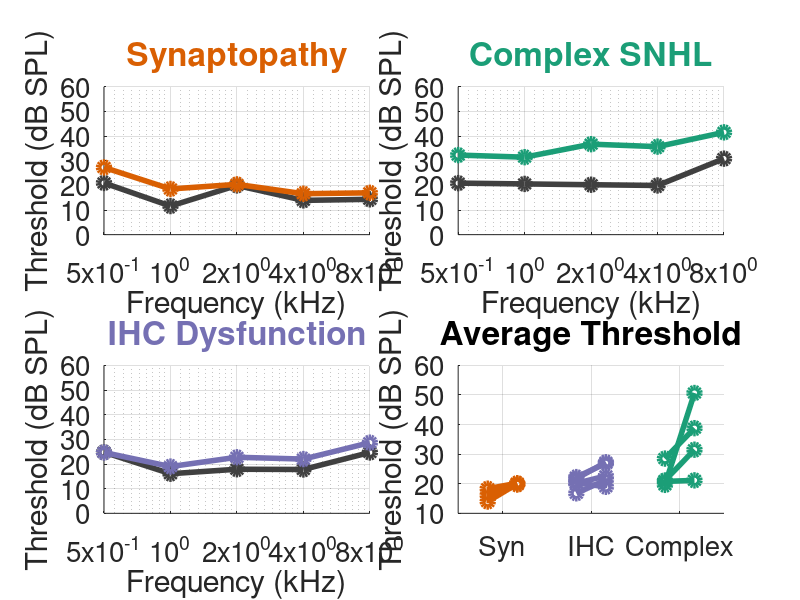

Here is the MATLAB script that generated this plot:
clear; 
chins = {'Q412', 'Q424', 'Q426', 'Q430', 'Q431', 'Q427', 'Q428', 'Q421', 'Q425', 'Q443', 'Q422', 'Q440', 'Q441'};
group = {'TTS', 'TTS', 'TTS', 'CA', 'CA', 'PTS', 'PTS', 'CA', 'CA', 'PTS', 'PTS', 'CA', 'CA'};

freq = [.5, 1, 2, 4, 8]; 

TTS_pre = [27, 13.7 18.7 14.6 6.8; 
    23.1, 13.6, 29.4, 11.1, 14.4;
    12.8, 7.5, 11.8, 16, 21.8; 
    ]; 
TTS_post = [22 13.1 22.1 20 21.4; 
    40.8, 31.2, 15.6, 6.3, 7.0; 
    19 11.3 23.5 23.5 22.5; 
    ]; 

PTS_pre = [19.5 18.1 19 18.3 29; 
    9.5 13.6 16.8 16 42.2; 
    24.5 19 15.9 19.9 26.2; 
    30.1 31.6 29.3 25.6 25.9]; 
PTS_post = [21.6, 20.6 18 21.1 24.4; %q422
    35 49.7 64 52.6 52; 
    28.4, 23.9, 25.1, 30.4, 49.7; 
    44.1 31.5 39.7 38.7 39.9]; 

CA_pre = [26.4, 17.1 21.5 21 22.6; 
    21.1 19.3 18.8 20.4 22; 
    30.5, 13 7.3 18.9 14.1; 
    21.6 18 21.7 14.7 35.2; 
    24.3 12.9 20.1 13.9 29.5]; 

CA_post = [27.7 22.8 24.6 32 29.2; 
    23.4, 11.4, 20.6, 20.3, 19.1; 
    31, 19.6, 22.2 15.5 18.2; 
    19.9, 20.8 19.4 29.3 45; 
    21.4 20.2 26.9 12.9 31.8]; 

tts_count = size(TTS_pre, 1); ca_count = size(CA_pre, 1); pts_count = size(PTS_pre, 1); 

%% Plot Data

% blck = [0.25, 0.25, 0.25];
% rd = [216, 27, 96]./255; %TTS
% blu = [30, 136, 229]./255; %CA
% yel = [255, 193, 7]./255; %PTS
% gre = [115, 177, 117]./255; %GE
% 
% i_blck = [0.75, 0.75, 0.75];
% i_rd = [216, 27, 96, 75]./255; %TTS
% i_blu = [30, 136, 229, 75]./255; %CA
% i_yel = [255, 193, 7, 75]./255; %PTS
% i_gre = [115, 177, 117, 57]./255; %GE

blck = [0.25, 0.25, 0.25];
rd = [217, 95, 2]./255; %TTS
blu = [117, 112, 179]./255; %CA
yel = [27, 158, 119]./255; %PTS
gre = [115, 177, 117]./255; %GE

i_blck = [0.75, 0.75, 0.75];
i_rd = [217, 95, 2 75]./255; %TTS
i_blu = [117, 112, 179, 75]./255; %CA
i_yel = [27, 158, 119, 75]./255; %PTS
i_gre = [115, 177, 117, 57]./255; %GE


figure;
set(gcf, 'Units', 'inches', 'Position', [1, 1, 16, 12])
% TTS
subplot(2,2,1)
hold on;
title('Synaptopathy');

% for i = 1:tts_count
%     plot(freq,TTS_pre(i,:),'Color',i_blck,'linewidth',3);
%     plot(freq,TTS_post(i,:),'Color',i_rd,'linewidth',3);
% end
plot(freq,mean(TTS_pre,1, 'omitNaN'),'-o','Color',blck,'linewidth',4, 'MarkerSize', 8);
plot(freq,mean(TTS_post,1, 'omitNaN'),'-o','Color',rd,'linewidth',4, 'MarkerSize', 8);

hold off;
ylim([0,60])
ylabel('Threshold (dB SPL)')
xlabel('Frequency (kHz)')
xlim([0.5, 8])
xticks(freq)
set(gca, 'FontSize', 20, 'XScale', 'log')
title('Synaptopathy', 'FontSize', 24, 'Color', rd);
grid on

% Carbo
subplot(2,2,3)
hold on;
title('IHC Dysfunction');
% for i = 1:ca_count
%     plot(freq,CA_pre(i,:),'Color',i_blck,'linewidth',3);
%     plot(freq,CA_post(i,:),'Color',i_blu,'linewidth',3);
% end
plot(freq,mean(CA_pre,1, 'omitNaN'),'-o','Color',blck,'linewidth',4, 'MarkerSize', 8);
plot(freq,mean(CA_post,1, 'omitNaN'),'-o','Color',blu,'linewidth',4, 'MarkerSize', 8);

hold off;
ylim([0,60])
ylabel('Threshold (dB SPL)')
xlabel('Frequency (kHz)')
xlim([0.5, 8])
xticks(freq)
set(gca, 'FontSize', 20, 'XScale', 'log')
title('IHC Dysfunction', 'FontSize', 24, 'Color', blu);
grid on

% PTS
subplot(2,2,2)
hold on;
% for i = 1:pts_count
%     plot(freq,PTS_pre(i,:),'Color',i_blck,'linewidth',3);
%     plot(freq,PTS_post(i,:),'Color',i_yel,'linewidth',3);
% end
plot(freq,mean(PTS_pre,1, 'omitNaN'),'-o','Color',blck,'linewidth',4, 'MarkerSize', 8);
plot(freq,mean(PTS_post,1, 'omitNaN'),'-o','Color',yel,'linewidth',4, 'MarkerSize', 8);

hold off;
ylim([0,60])
ylabel('Threshold (dB SPL)')
xlabel('Frequency (kHz)')
xlim([0.5, 8])
xticks(freq)
set(gca, 'FontSize', 20, 'XScale', 'log')
title('Complex SNHL', 'FontSize', 24, 'Color', yel);
grid on;

subplot(2,2,4)
hold on; 
for i = 1:tts_count
    plot([0,.5], [mean(TTS_pre(i,:)), mean(TTS_post(i,:))], 'o-', 'Color', rd, 'linew',4, 'MarkerSize', 8)
end
for i = 1:ca_count
    plot([1.5,2], [mean(CA_pre(i,:)), mean(CA_post(i,:))], 'o-', 'Color', blu, 'linew',4, 'MarkerSize', 8)
end
for i = 1:pts_count
    plot([3,3.5], [mean(PTS_pre(i,:)), mean(PTS_post(i,:))], 'o-', 'Color', yel, 'linew',4, 'MarkerSize', 8)
end
xlim([-.5,4])
xticks([.25, 1.75, 3.25])
xticklabels({'Syn','IHC','Complex',})
ylabel('Threshold (dB SPL)')
set(gca, 'FontSize', 20)
title('Average Threshold', 'FontSize', 24);
grid on


% title('GE | RAM - 25% Duty Cycle','FontSize',14);
% plot(mean(GE_Pre_elicitors_all,1, 'omitNaN'),mean(GE_Pre_thresh_env_all,1, 'omitNaN'),'Color',blck,'linewidth',1.5);
% 
% hold on;
% plot(mean(GE_Post_elicitors_all,1, 'omitNaN'),mean(GE_Post_thresh_env_all,1, 'omitNaN'),'Color',gre,'linewidth',1.5);
% 
% hold off;
% ylim([0,5])
% ylabel('PLV','FontWeight','bold')
% xlabel('Frequency(Hz)','FontWeight','bold')
% 
% 
% subplot(2,2,4)
% title('Thresholds')
% hold on; 
% for i = 1:tts_count
%     plot([0,1], [TTS_Pre_thresh_all(i), TTS_Post_thresh_all(i)], 'o-', 'Color', rd, 'linew',3)
% end
% for i = 1:ca_count
%     plot([0,1], [CA_Pre_thresh_all(i), CA_Post_thresh_all(i)], 'o-', 'Color', blu, 'linew',3)
% end
% for i = 1:pts_count
%     plot([0,1], [PTS_Pre_thresh_all(i), PTS_Post_thresh_all(i)], 'o-', 'Color', yel, 'linew',3)
% end
% xlim([-.5,1.5])
% xticks([0,1])
% xticklabels({'Pre', 'Post'})
% ylabel('Threshold (dB FPL)')
% set(gca, 'FontSize', 16)
%% 
cd 'Figures'
print -dpng -r600 Pre-Post-ABR
cd .. 